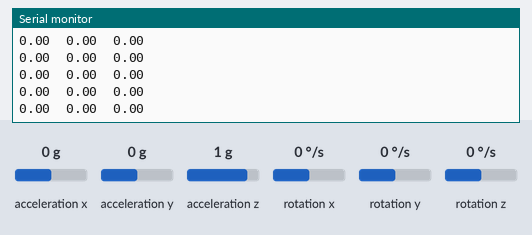
A sketch run on a simulated Arduino Uno, built with avr-gcc and run on an emulated ATmega328P. Shown: the last lines printed to the serial monitor. The inputs (shaded band) are chosen by the test bench; at power-on: rotation z 0 °/s, acceleration y 0 g, acceleration x 0 g, acceleration z 1 g, rotation x 0 °/s, rotation y 0 °/s.

Above: at 7.2 s.
7.3 s: rotation z set to -192 °/s
8.8 s: rotation z set to -100 °/s
10.3 s: acceleration y set to 0.8 g
At 11.0 s:
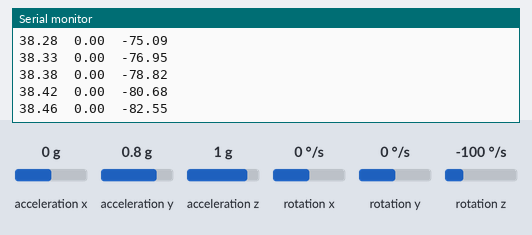
13.3 s: acceleration x set to -1.4 g
At 14.2 s:
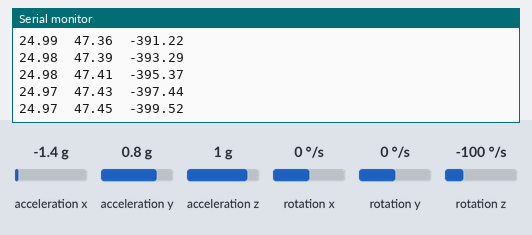
14.8 s: acceleration z set to -1.4 g
At 15.5 s:
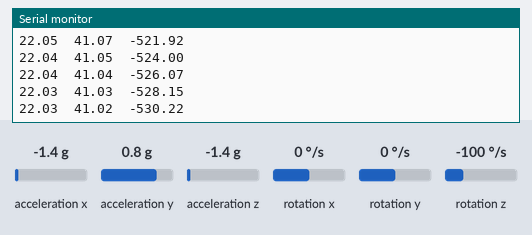
Timing chart, 0 to 17.3 s (numbered marks = the images above; inputs shaded):
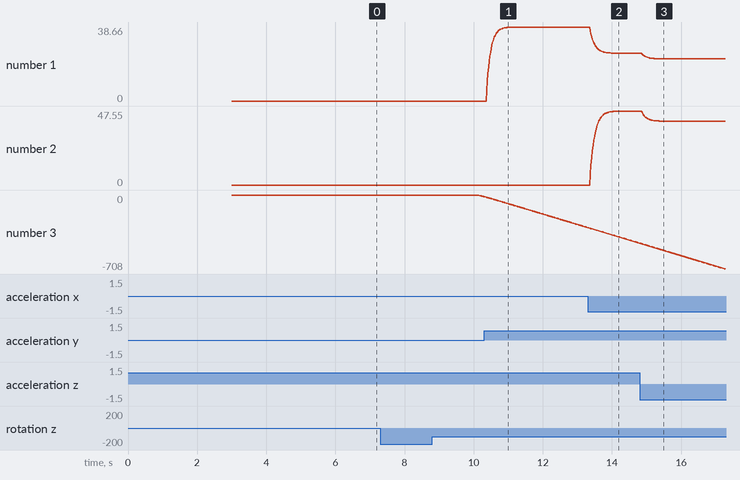

The sketch:

MPU6050_basic_rotation.ino
```cpp
#include <MPU6050_tockn.h>
#include <Wire.h>

MPU6050 mpu6050(Wire);

int avg_size = 7;

double z_yaw = 0;
double y_pitch = 0;
double x_roll = 0;

double x_avg = 0;
double y_avg = 0;
double z_avg = 0;

double x_avg_past = 0;
double y_avg_past = 0;
double z_avg_past = 0;

double x_offset = 0;
double y_offset = 0;
double z_offset = 0;

auto start_time = 0;

void setup() {

  Serial.begin(9600);
  Wire.begin();
  mpu6050.begin();
  mpu6050.calcGyroOffsets(true);
  start_time = millis();
}


void loop() {

  mpu6050.update();
  // Get data from IMU
  x_roll = mpu6050.getAngleX();
  y_pitch = mpu6050.getAngleY();
  z_yaw = mpu6050.getAngleZ();

  // Calculated offsets in the beginning, so t < 7s
  if (millis() - start_time < 7000) {

    // Calculate offsets
    x_offset = x_roll;
    y_offset = y_pitch;
    z_offset = z_yaw;

  }

  // Calculate the calibrated angles by subtracting the intial offsets
  x_roll = x_roll - x_offset;
  y_pitch = y_pitch - y_offset;
  z_yaw = z_yaw - z_offset;

  // Filter signal using moving average
  double x_avg = ( (avg_size - 1)*x_avg_past + x_roll) / avg_size;
  double y_avg = ( (avg_size - 1)*y_avg_past + y_pitch) / avg_size;
  double z_avg = ( (avg_size - 1)*z_avg_past + z_yaw) / avg_size;
  x_avg_past = x_avg;
  y_avg_past = y_avg;
  z_avg_past = z_avg;

  // Print the filtered, calibrated angles
  Serial.print(x_avg);
  Serial.print("\t");
  Serial.print(y_avg);
  Serial.print("\t");
  Serial.print(z_avg);
  Serial.print("\n");

}
```

Measured:
- plotted number 3: 0 → -14.41 after the input at 8.8 s
